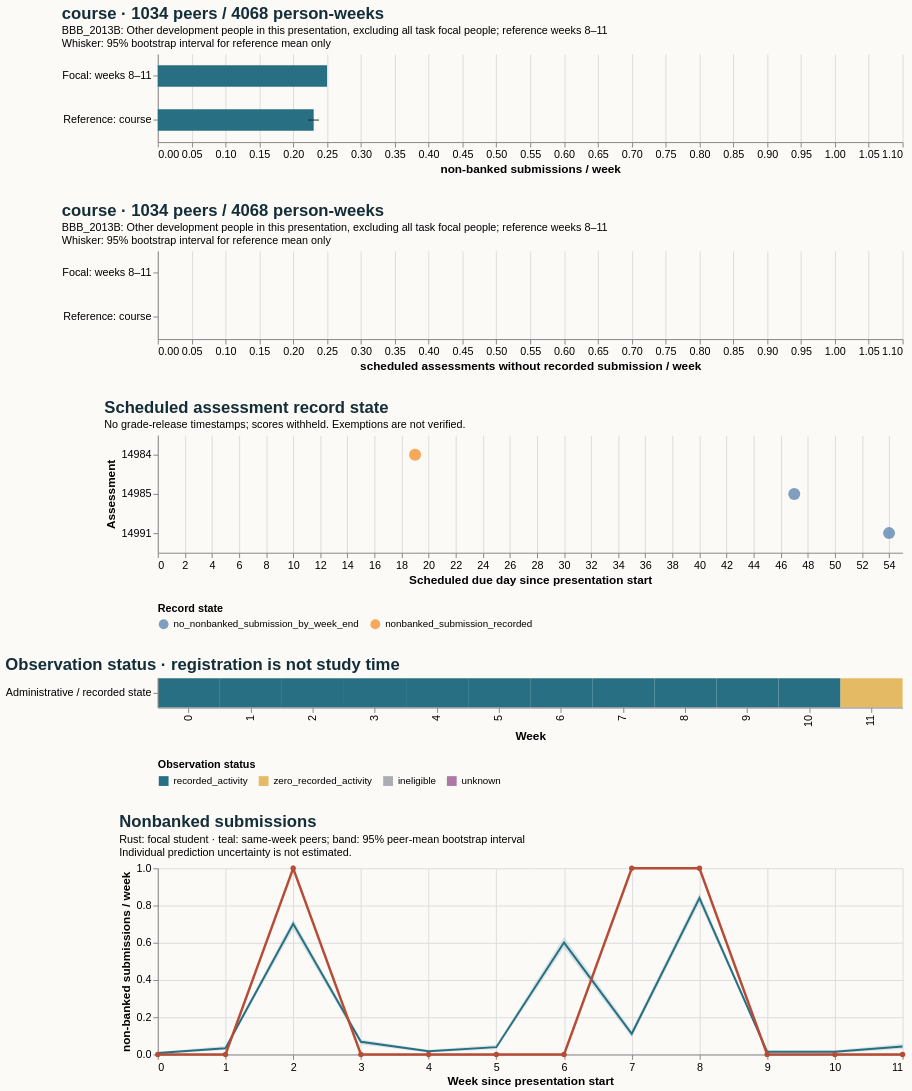

Source (Vega-Lite JSON):
### Vega-Lite specification from a JSON file in a GitHub repository (floating-point values rounded to 4 significant figures)
{"$schema": "https://vega.github.io/schema/vega-lite/v5.20.1.json", "config": {"axis": {"labelFontSize": 11, "titleFontSize": 12}, "background": "#fbfaf7", "font": "sans-serif", "title": {"anchor": "start", "color": "#142e38", "fontSize": 17, "subtitleFontSize": 11}, "view": {"continuousHeight": 300, "continuousWidth": 300, "stroke": null}}, "datasets": {"data-00f20bfa52a0d832d1e59eac9485cdda": [{"hi": null, "lo": null, "series": "Focal: weeks 8–11", "value": 0.25}, {"hi": 0.238, "lo": 0.2218, "series": "Reference: course", "value": 0.2303}], "data-52e1a1720fb91881e6edee55fe9bd172": [{"end_day": 6, "focal_value": 0.0, "peer_ci_high": 0.01312, "peer_ci_low": 0.002625, "peer_mean": 0.007874, "peer_observations": 1143, "peer_people": 1143, "reference": "course", "unit": "non-banked submissions / week", "week": 0}, {"end_day": 13, "focal_value": 0.0, "peer_ci_high": 0.04489, "peer_ci_low": 0.02377, "peer_mean": 0.03345, "peer_observations": 1136, "peer_people": 1136, "reference": "course", "unit": "non-banked submissions / week", "week": 1}, {"end_day": 20, "focal_value": 1.0, "peer_ci_high": 0.7265, "peer_ci_low": 0.6725, "peer_mean": 0.7015, "peer_observations": 1119, "peer_people": 1119, "reference": "course", "unit": "non-banked submissions / week", "week": 2}, {"end_day": 27, "focal_value": 0.0, "peer_ci_high": 0.08094, "peer_ci_low": 0.05396, "peer_mean": 0.06835, "peer_observations": 1112, "peer_people": 1112, "reference": "course", "unit": "non-banked submissions / week", "week": 3}, {"end_day": 34, "focal_value": 0.0, "peer_ci_high": 0.02507, "peer_ci_low": 0.01021, "peer_mean": 0.01764, "peer_observations": 1077, "peer_people": 1077, "reference": "course", "unit": "non-banked submissions / week", "week": 4}, {"end_day": 41, "focal_value": 0.0, "peer_ci_high": 0.05283, "peer_ci_low": 0.02804, "peer_mean": 0.03925, "peer_observations": 1070, "peer_people": 1070, "reference": "course", "unit": "non-banked submissions / week", "week": 5}, {"end_day": 48, "focal_value": 0.0, "peer_ci_high": 0.6311, "peer_ci_low": 0.5712, "peer_mean": 0.6009, "peer_observations": 1060, "peer_people": 1060, "reference": "course", "unit": "non-banked submissions / week", "week": 6}, {"end_day": 55, "focal_value": 1.0, "peer_ci_high": 0.1303, "peer_ci_low": 0.09241, "peer_mean": 0.1111, "peer_observations": 1044, "peer_people": 1044, "reference": "course", "unit": "non-banked submissions / week", "week": 7}, {"end_day": 62, "focal_value": 1.0, "peer_ci_high": 0.8656, "peer_ci_low": 0.8119, "peer_mean": 0.8395, "peer_observations": 1034, "peer_people": 1034, "reference": "course", "unit": "non-banked submissions / week", "week": 8}, {"end_day": 69, "focal_value": 0.0, "peer_ci_high": 0.02163, "peer_ci_low": 0.007866, "peer_mean": 0.01475, "peer_observations": 1017, "peer_people": 1017, "reference": "course", "unit": "non-banked submissions / week", "week": 9}, {"end_day": 76, "focal_value": 0.0, "peer_ci_high": 0.02275, "peer_ci_low": 0.006924, "peer_mean": 0.01484, "peer_observations": 1011, "peer_people": 1011, "reference": "course", "unit": "non-banked submissions / week", "week": 10}, {"end_day": 83, "focal_value": 0.0, "peer_ci_high": 0.05765, "peer_ci_low": 0.0293, "peer_mean": 0.04274, "peer_observations": 1006, "peer_people": 1006, "reference": "course", "unit": "non-banked submissions / week", "week": 11}], "data-770ce5d87c1c8bea199b2664b3a9bcb9": [{"hi": null, "lo": null, "series": "Focal: weeks 8–11", "value": 0.0}, {"hi": 0.0, "lo": 0.0, "series": "Reference: course", "value": 0.0}], "data-bbc27160696c67b673066940cb29f157": [{"as_of_day": 20, "assessment_id": 14984, "course": "BBB_2013B", "due_day": 19, "person_id": 520836, "score_status": "withheld_release_time_unknown", "state": "nonbanked_submission_recorded", "week": 2}, {"as_of_day": 48, "assessment_id": 14985, "course": "BBB_2013B", "due_day": 47, "person_id": 520836, "score_status": "withheld_release_time_unknown", "state": "no_nonbanked_submission_by_week_end", "week": 6}, {"as_of_day": 55, "assessment_id": 14991, "course": "BBB_2013B", "due_day": 54, "person_id": 520836, "score_status": "withheld_release_time_unknown", "state": "no_nonbanked_submission_by_week_end", "week": 7}], "data-fdcf9db9021dd4511dabbb471f7393ed": [{"eligible_days": 7.0, "end_day": 6, "logging_completeness": "unknown", "observation_status": "recorded_activity", "row": "Administrative / recorded state", "score_status": "withheld_release_time_unknown", "start_day": 0, "value": 0.0, "week": 0}, {"eligible_days": 7.0, "end_day": 13, "logging_completeness": "unknown", "observation_status": "recorded_activity", "row": "Administrative / recorded state", "score_status": "withheld_release_time_unknown", "start_day": 7, "value": 0.0, "week": 1}, {"eligible_days": 7.0, "end_day": 20, "logging_completeness": "unknown", "observation_status": "recorded_activity", "row": "Administrative / recorded state", "score_status": "withheld_release_time_unknown", "start_day": 14, "value": 1.0, "week": 2}, {"eligible_days": 7.0, "end_day": 27, "logging_completeness": "unknown", "observation_status": "recorded_activity", "row": "Administrative / recorded state", "score_status": "withheld_release_time_unknown", "start_day": 21, "value": 0.0, "week": 3}, {"eligible_days": 7.0, "end_day": 34, "logging_completeness": "unknown", "observation_status": "recorded_activity", "row": "Administrative / recorded state", "score_status": "withheld_release_time_unknown", "start_day": 28, "value": 0.0, "week": 4}, {"eligible_days": 7.0, "end_day": 41, "logging_completeness": "unknown", "observation_status": "recorded_activity", "row": "Administrative / recorded state", "score_status": "withheld_release_time_unknown", "start_day": 35, "value": 0.0, "week": 5}, {"eligible_days": 7.0, "end_day": 48, "logging_completeness": "unknown", "observation_status": "recorded_activity", "row": "Administrative / recorded state", "score_status": "withheld_release_time_unknown", "start_day": 42, "value": 0.0, "week": 6}, {"eligible_days": 7.0, "end_day": 55, "logging_completeness": "unknown", "observation_status": "recorded_activity", "row": "Administrative / recorded state", "score_status": "withheld_release_time_unknown", "start_day": 49, "value": 1.0, "week": 7}, {"eligible_days": 7.0, "end_day": 62, "logging_completeness": "unknown", "observation_status": "recorded_activity", "row": "Administrative / recorded state", "score_status": "withheld_release_time_unknown", "start_day": 56, "value": 1.0, "week": 8}, {"eligible_days": 7.0, "end_day": 69, "logging_completeness": "unknown", "observation_status": "recorded_activity", "row": "Administrative / recorded state", "score_status": "withheld_release_time_unknown", "start_day": 63, "value": 0.0, "week": 9}, {"eligible_days": 7.0, "end_day": 76, "logging_completeness": "unknown", "observation_status": "recorded_activity", "row": "Administrative / recorded state", "score_status": "withheld_release_time_unknown", "start_day": 70, "value": 0.0, "week": 10}, {"eligible_days": 7.0, "end_day": 83, "logging_completeness": "unknown", "observation_status": "zero_recorded_activity", "row": "Administrative / recorded state", "score_status": "withheld_release_time_unknown", "start_day": 77, "value": 0.0, "week": 11}]}, "resolve": {"scale": {"color": "independent"}}, "spacing": 28, "vconcat": [{"data": {"name": "data-00f20bfa52a0d832d1e59eac9485cdda"}, "height": 90, "layer": [{"encoding": {"x": {"field": "value", "scale": {"domain": [0, 1.05], "zero": true}, "title": "non-banked submissions / week", "type": "quantitative"}, "y": {"field": "series", "sort": null, "title": null, "type": "nominal"}}, "mark": {"color": "#286f83", "size": 22, "type": "bar"}}, {"encoding": {"x": {"field": "lo", "type": "quantitative"}, "x2": {"field": "hi"}, "y": {"field": "series", "sort": null, "title": null, "type": "nominal"}}, "mark": {"color": "#142e38", "type": "rule"}}], "title": {"subtitle": ["BBB_2013B: Other development people in this presentation, excluding all task focal people; reference weeks 8–11", "Whisker: 95% bootstrap interval for reference mean only"], "text": "course · 1034 peers / 4068 person-weeks"}, "width": 760}, {"data": {"name": "data-770ce5d87c1c8bea199b2664b3a9bcb9"}, "height": 90, "layer": [{"encoding": {"x": {"field": "value", "scale": {"domain": [0, 1.05], "zero": true}, "title": "scheduled assessments without recorded submission / week", "type": "quantitative"}, "y": {"field": "series", "sort": null, "title": null, "type": "nominal"}}, "mark": {"color": "#286f83", "size": 22, "type": "bar"}}, {"encoding": {"x": {"field": "lo", "type": "quantitative"}, "x2": {"field": "hi"}, "y": {"field": "series", "sort": null, "title": null, "type": "nominal"}}, "mark": {"color": "#142e38", "type": "rule"}}], "title": {"subtitle": ["BBB_2013B: Other development people in this presentation, excluding all task focal people; reference weeks 8–11", "Whisker: 95% bootstrap interval for reference mean only"], "text": "course · 1034 peers / 4068 person-weeks"}, "width": 760}, {"data": {"name": "data-bbc27160696c67b673066940cb29f157"}, "encoding": {"color": {"field": "state", "legend": {"labelLimit": 400, "orient": "bottom"}, "title": "Record state", "type": "nominal"}, "tooltip": [{"field": "assessment_id", "type": "quantitative"}, {"field": "due_day", "type": "quantitative"}, {"field": "as_of_day", "type": "quantitative"}, {"field": "state", "type": "nominal"}, {"field": "score_status", "type": "nominal"}], "x": {"field": "due_day", "title": "Scheduled due day since presentation start", "type": "quantitative"}, "y": {"field": "assessment_id", "title": "Assessment", "type": "nominal"}}, "height": 120, "mark": {"filled": true, "size": 150, "type": "point"}, "title": {"subtitle": "No grade-release timestamps; scores withheld. Exemptions are not verified.", "text": "Scheduled assessment record state"}, "width": 760}, {"data": {"name": "data-fdcf9db9021dd4511dabbb471f7393ed"}, "encoding": {"color": {"field": "observation_status", "legend": {"labelLimit": 260, "orient": "bottom"}, "scale": {"domain": ["recorded_activity", "zero_recorded_activity", "ineligible", "unknown"], "range": ["#286f83", "#e4bb64", "#aaaeb3", "#ac78a5"]}, "title": "Observation status", "type": "nominal"}, "tooltip": [{"field": "week", "type": "quantitative"}, {"field": "eligible_days", "type": "quantitative"}, {"field": "observation_status", "type": "nominal"}, {"field": "logging_completeness", "type": "nominal"}], "x": {"field": "week", "title": "Week", "type": "ordinal"}, "y": {"field": "row", "title": null, "type": "nominal"}}, "height": 30, "mark": {"type": "rect"}, "title": "Observation status · registration is not study time", "width": 760}, {"data": {"name": "data-52e1a1720fb91881e6edee55fe9bd172"}, "height": 190, "layer": [{"encoding": {"x": {"axis": {"tickMinStep": 1}, "field": "week", "title": "Week since presentation start", "type": "quantitative"}, "y": {"field": "peer_ci_low", "scale": {"zero": true}, "title": "non-banked submissions / week", "type": "quantitative"}, "y2": {"field": "peer_ci_high"}}, "mark": {"color": "#286f83", "opacity": 0.16, "type": "area"}}, {"encoding": {"tooltip": [{"field": "week", "type": "quantitative"}, {"field": "peer_mean", "type": "quantitative"}, {"field": "peer_people", "type": "quantitative"}, {"field": "peer_observations", "type": "quantitative"}], "x": {"field": "week", "type": "quantitative"}, "y": {"field": "peer_mean", "type": "quantitative"}}, "mark": {"color": "#286f83", "strokeWidth": 2, "type": "line"}}, {"encoding": {"tooltip": [{"field": "week", "type": "quantitative"}, {"field": "focal_value", "type": "quantitative"}], "x": {"field": "week", "type": "quantitative"}, "y": {"field": "focal_value", "type": "quantitative"}}, "mark": {"color": "#b64c35", "point": {"color": "#b64c35"}, "strokeWidth": 2.5, "type": "line"}}], "title": {"subtitle": ["Rust: focal student · teal: same-week peers; band: 95% peer-mean bootstrap interval", "Individual prediction uncertainty is not estimated."], "text": "Nonbanked submissions"}, "width": 760}]}
